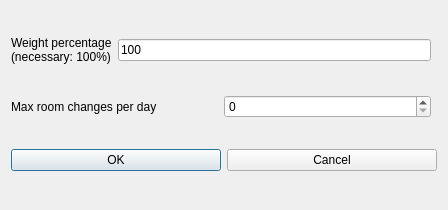
<?xml version="1.0" encoding="UTF-8"?>
<ui version="4.0">
 <class>ModifyConstraintStudentsMaxRoomChangesPerRealDayForm_template</class>
 <widget class="QDialog" name="ModifyConstraintStudentsMaxRoomChangesPerRealDayForm_template">
  <property name="geometry">
   <rect>
    <x>0</x>
    <y>0</y>
    <width>448</width>
    <height>210</height>
   </rect>
  </property>
  <property name="windowTitle">
   <string extracomment="This is the title of the dialog to modify a constraint of this type">Modify students max room changes per real day</string>
  </property>
  <layout class="QGridLayout">
   <item row="0" column="0">
    <layout class="QHBoxLayout">
     <item>
      <widget class="QLabel" name="weightTextLabel">
       <property name="frameShape">
        <enum>QFrame::NoFrame</enum>
       </property>
       <property name="frameShadow">
        <enum>QFrame::Plain</enum>
       </property>
       <property name="text">
        <string>Weight percentage
(necessary: 100%)</string>
       </property>
       <property name="wordWrap">
        <bool>false</bool>
       </property>
      </widget>
     </item>
     <item>
      <widget class="QLineEdit" name="weightLineEdit">
       <property name="text">
        <string notr="true">100</string>
       </property>
      </widget>
     </item>
    </layout>
   </item>
   <item row="2" column="0" colspan="2">
    <layout class="QHBoxLayout">
     <item>
      <widget class="QPushButton" name="okPushButton">
       <property name="text">
        <string>OK</string>
       </property>
      </widget>
     </item>
     <item>
      <widget class="QPushButton" name="cancelPushButton">
       <property name="text">
        <string>Cancel</string>
       </property>
      </widget>
     </item>
    </layout>
   </item>
   <item row="1" column="0">
    <layout class="QHBoxLayout">
     <item>
      <widget class="QLabel" name="textLabel">
       <property name="text">
        <string>Max room changes per day</string>
       </property>
       <property name="wordWrap">
        <bool>false</bool>
       </property>
      </widget>
     </item>
     <item>
      <widget class="QSpinBox" name="maxChangesSpinBox"/>
     </item>
    </layout>
   </item>
  </layout>
 </widget>
 <layoutdefault spacing="6" margin="11"/>
 <resources/>
 <connections/>
</ui>
